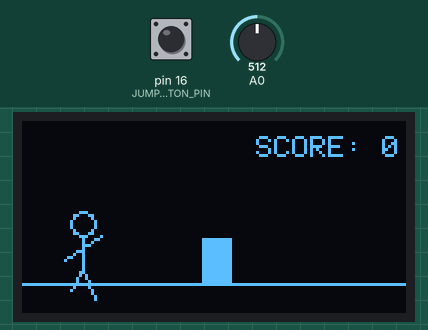
Bench run of a sketch on a simulated Arduino Uno, built with avr-gcc and run on an emulated ATmega328P. Parts: 128×64 one-colour display. The inputs (shaded band) are chosen by the test bench; at power-on: pin 16 (JUMP_BUTTON_PIN) HIGH, A0 = 512. Random numbers use the default seed unless the sketch sets one; what the sketch prints to the serial monitor is not drawn.

Above: at 2.2 s.
2.3 s: pin 16 (JUMP_BUTTON_PIN) pulled LOW for 0.15 s
At 2.51 s:
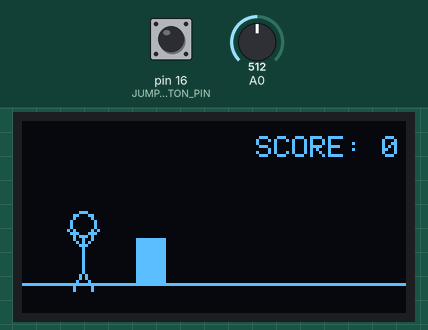
5.4 s: pin 16 (JUMP_BUTTON_PIN) pulled LOW for 3.2 s
At 7.03 s:
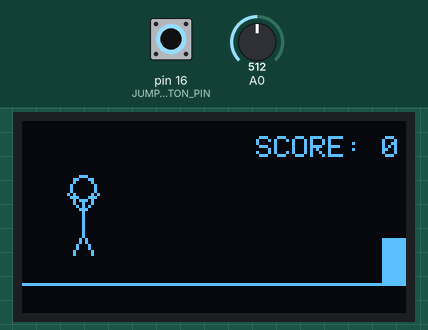
10.1 s: pin 16 (JUMP_BUTTON_PIN) pulled LOW for 1 s
At 10.59 s:
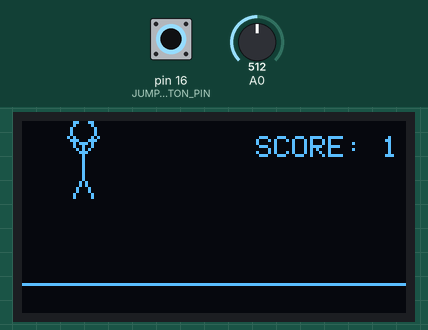
Timing chart, 0 to 13.1 s (numbered marks = the images above; inputs shaded):
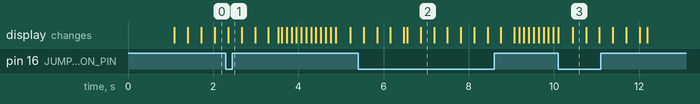

The sketch:

stickman_jump_game.ino
```cpp
#include <Wire.h>
#include <Adafruit_GFX.h>
#include <Adafruit_SSD1306.h>

#define SCREEN_WIDTH 128 // OLED display width in pixels
#define SCREEN_HEIGHT 64 // OLED display height in pixels


Adafruit_SSD1306 display(SCREEN_WIDTH, SCREEN_HEIGHT, &Wire, -1);


// Jump Button Pin Definition
#define JUMP_BUTTON_PIN 16

// --- Game State Variables ---
int stickFigureX = 20;
int stickFigureY = 0;
int groundLevel = SCREEN_HEIGHT - 10;

float velocityY = 0;
bool isJumping = false;

int runFrame = 0;
unsigned long lastAnimationUpdateTime = 0;
const unsigned long ANIMATION_FRAME_DELAY = 100;

int obstacleX = SCREEN_WIDTH;
int obstacleWidth = 10;
int obstacleHeight = 15;
const int OBSTACLE_SPEED = 2;

long score = 0;
bool gameOver = false;

// --- Function Prototypes ---
void drawStickFigure(int x, int y, int frame, bool jumping);
void drawGround();
void drawObstacle();
void drawScore();
void handleJumpLogic();
void handleObstacleLogic();
void resetGame();

void setup() {
  Serial.begin(115200);
  Serial.println("Starting Stick Figure Runner...");

  pinMode(JUMP_BUTTON_PIN, INPUT_PULLUP); // Set button pin as input with internal pull-up resistor


  if(!display.begin(SSD1306_SWITCHCAPVCC, 0x3C)) {
    Serial.println(F("SSD1306 allocation failed"));
    for(;;);
  }
  Serial.println("OLED display initialized.");

  display.clearDisplay();
  display.setTextSize(1);
  display.setTextColor(WHITE);
  display.setCursor(0,0);
  display.println("Loading...");
  display.display();
  delay(1000);

  resetGame();
  Serial.println("Game reset.");
}

void loop() {
  if (!gameOver) {
    // --- Update Game State ---
    handleJumpLogic();
    handleObstacleLogic();

    // Update running animation frame
    if (millis() - lastAnimationUpdateTime > ANIMATION_FRAME_DELAY) {
      if (!isJumping) {
        runFrame = 1 - runFrame;
      }
      lastAnimationUpdateTime = millis();
    }

    // --- Drawing ---
    display.clearDisplay();

    drawGround();
    drawObstacle();
    drawStickFigure(stickFigureX, groundLevel - stickFigureY, runFrame, isJumping);
    drawScore();

    display.display();

  } else {
    // Game Over screen
    display.clearDisplay();
    display.setTextSize(2);
    display.setTextColor(WHITE);
    display.setCursor(20, 15);
    display.println("GAME OVER");
    display.setTextSize(1);
    display.setCursor(30, 40);
    display.print("Score: ");
    display.println(score);
    display.display();

    // --- NEW: Check for button press to restart ---
    if (digitalRead(JUMP_BUTTON_PIN) == LOW) { // If jump button is pressed
      resetGame(); // Reset all game variables
      delay(200); // Small delay to prevent immediate re-trigger
      Serial.println("Game Restarted by button press!");
    }
  }
}

// --- Drawing Functions (No changes) ---
void drawStickFigure(int x, int y, int frame, bool jumping) {
  display.drawCircle(x, y - 20, 4, WHITE);
  display.drawLine(x, y - 16, x, y - 5, WHITE);

  if (jumping) {
    display.drawLine(x, y - 12, x - 5, y - 18, WHITE);
    display.drawLine(x, y - 12, x + 5, y - 18, WHITE);
    display.drawLine(x, y - 5, x - 3, y + 2, WHITE);
    display.drawLine(x, y - 5, x + 3, y + 2, WHITE);
  } else {
    if (frame == 0) {
      display.drawLine(x, y - 12, x - 6, y - 8, WHITE);
      display.drawLine(x, y - 12, x + 6, y - 16, WHITE);
    } else {
      display.drawLine(x, y - 12, x - 6, y - 16, WHITE);
      display.drawLine(x, y - 12, x + 6, y - 8, WHITE);
    }
    if (frame == 0) {
      display.drawLine(x, y - 5, x - 4, y + 2, WHITE);
      display.drawLine(x, y - 5, x + 4, y + 5, WHITE);
    } else {
      display.drawLine(x, y - 5, x - 4, y + 5, WHITE);
      display.drawLine(x, y - 5, x + 4, y + 2, WHITE);
    }
  }
}

void drawGround() {
  display.drawLine(0, groundLevel, SCREEN_WIDTH - 1, groundLevel, WHITE);
}

void drawObstacle() {
  display.fillRect(obstacleX, groundLevel - obstacleHeight, obstacleWidth, obstacleHeight, WHITE);
}

void drawScore() {
  display.setTextSize(1);
  display.setTextColor(WHITE);
  display.setCursor(SCREEN_WIDTH - 50, 5);
  display.print("SCORE: ");
  display.println(score);
}

// --- Game Logic Functions ---
void handleJumpLogic() {
  const float JUMP_VELOCITY = 4.5;
  const float GRAVITY = 0.2;

  if (isJumping) {
    stickFigureY += velocityY;
    velocityY -= GRAVITY;

    if (stickFigureY <= 0) {
      stickFigureY = 0;
      velocityY = 0;
      isJumping = false;
    }
  } else {
    // Check for Jump Button Press
    if (digitalRead(JUMP_BUTTON_PIN) == LOW) {
      if (stickFigureY == 0) { // Only allow jump if on the ground
        isJumping = true;
        velocityY = JUMP_VELOCITY;
        // Serial.println("Jump Button Pressed!");
      }
    }
  }
}

void handleObstacleLogic() {
  obstacleX -= OBSTACLE_SPEED;

  if (obstacleX + obstacleWidth < 0) {
    obstacleX = SCREEN_WIDTH + random(50, 150);
    obstacleHeight = random(10, 25);
    score++;
  }

  bool horizontalOverlap = (stickFigureX + 5 > obstacleX) && (stickFigureX - 5 < obstacleX + obstacleWidth);
  bool verticalOverlap = (stickFigureY < obstacleHeight);

  if (horizontalOverlap && verticalOverlap) {
    if (!gameOver) {
      Serial.println("COLLISION DETECTED! Game Over.");
    }
    gameOver = true;
  }
}

void resetGame() {
  stickFigureX = 20;
  stickFigureY = 0;
  velocityY = 0;
  isJumping = false;
  runFrame = 0;
  obstacleX = SCREEN_WIDTH;
  obstacleWidth = 10;
  obstacleHeight = 15;
  score = 0;
  gameOver = false;
  lastAnimationUpdateTime = millis();
  randomSeed(analogRead(0));
}
```
